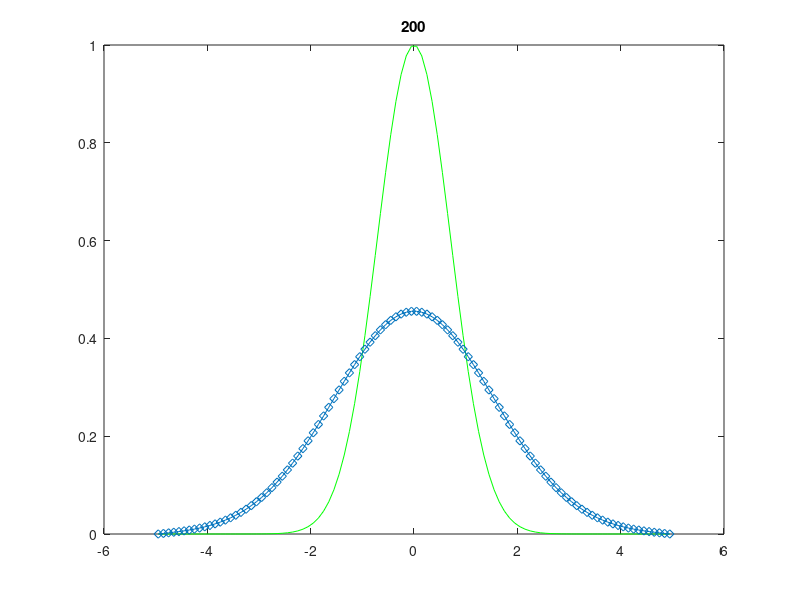

Write MATLAB code to recreate this figure.
clear % diffusion 1D vectorised
% Physics
Lx = 10;
D  = 1;
% Numerics
nx = 100;
dx = Lx/nx;
nt = 200;
dt = dx^2/D/2.1;
x  = (-Lx+dx)/2:dx:(Lx-dx)/2;
% Initial conditions
T  = exp(-x.^2); Tini = T;% figure(1),clf,plot(x,T,'-d'),drawnow
% Action
for it = 1:nt
    qx         = -D*diff(T )/dx;
    T(2:end-1) = T(2:end-1) + dt*(-diff(qx)/dx);
    % Plot
    figure(1),clf,plot(x,Tini,'-g',x,T,'-d'),title(it)
    drawnow
end
